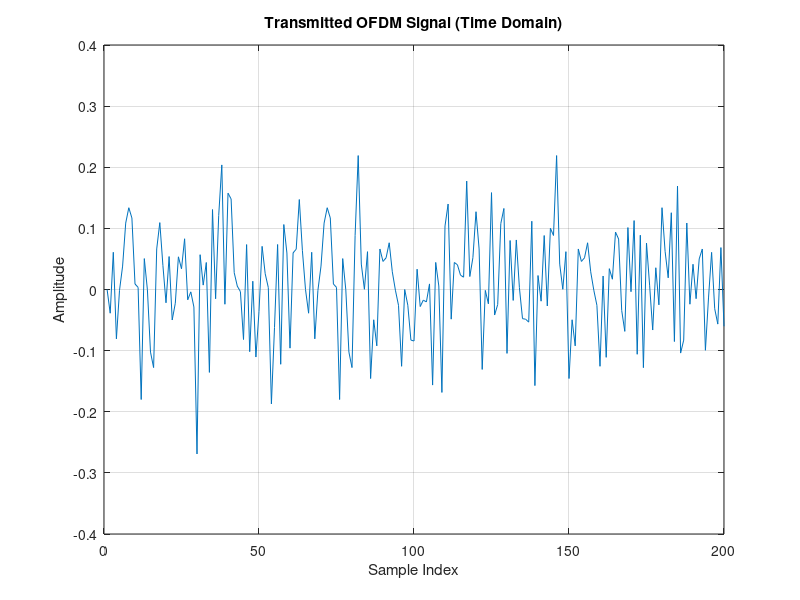
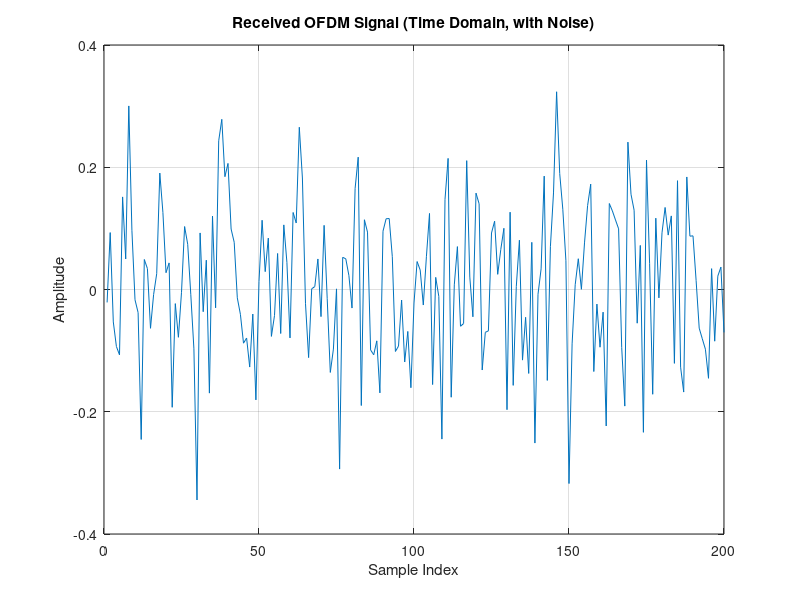
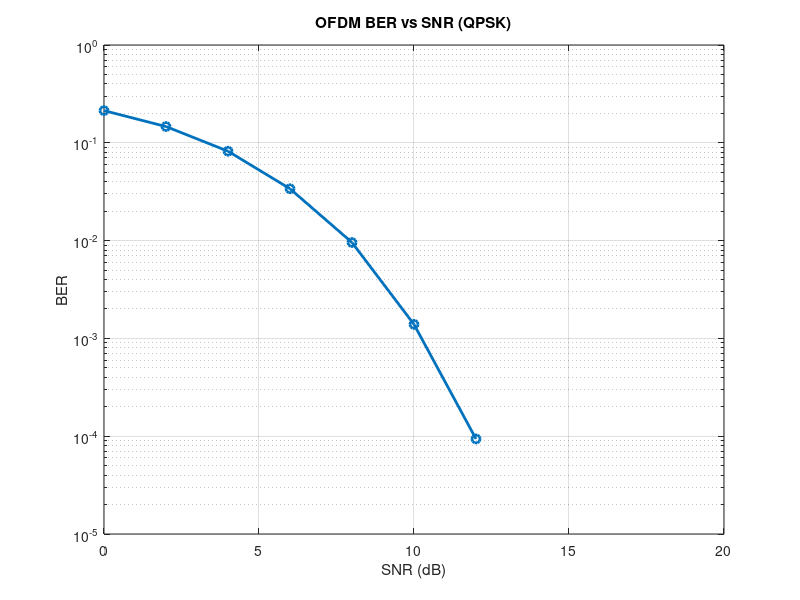

These figures' MATLAB source, in order:
clc; clear; close all;

%% Parameters
N = 64;                 
cp_len = 16;            
numSymbols = 500;       
snr_db = 0:2:20;        

M = 4;                  
k = log2(M);            

%% Generate bits
numBits = numSymbols * N * k;
data_bits = randi([0 1], numBits, 1);

%% QPSK Modulation
data_symbols = bi2de(reshape(data_bits, [], k));
modulated = pskmod(data_symbols, M, pi/4);

%% OFDM framing
ofdm_symbols = reshape(modulated, N, []);

%% IFFT (TX OFDM)
ifft_data = ifft(ofdm_symbols, N);

%% Add Cyclic Prefix
cp = ifft_data(end-cp_len+1:end, :);
tx_signal = [cp; ifft_data];
tx_signal = tx_signal(:);   % Serial signal

%% Plot Transmitted Signal (first 200 samples)
figure;
plot(real(tx_signal(1:200)));
grid on;
title('Transmitted OFDM Signal (Time Domain)');
xlabel('Sample Index');
ylabel('Amplitude');

ber = zeros(length(snr_db),1);

%% Loop over SNR
for i = 1:length(snr_db)
    
    % AWGN Channel
    rx_signal = awgn(tx_signal, snr_db(i), 'measured');
    
    % Store one RX signal for plotting (only first SNR)
    if i == 1
        rx_plot = rx_signal;
    end
    
    % Reshape
    rx_matrix = reshape(rx_signal, N+cp_len, []);
    
    % Remove CP
    rx_no_cp = rx_matrix(cp_len+1:end, :);
    
    % FFT
    fft_data = fft(rx_no_cp, N);
    
    % Demodulation
    rx_symbols = fft_data(:);
    demod_data = pskdemod(rx_symbols, M, pi/4);
    
    % Bits
    rx_bits = de2bi(demod_data, k);
    rx_bits = rx_bits(:);
    
    % BER
    [~, ber(i)] = biterr(data_bits, rx_bits);
end

%% Plot Received Signal (first 200 samples)
figure;
plot(real(rx_plot(1:200)));
grid on;
title('Received OFDM Signal (Time Domain, with Noise)');
xlabel('Sample Index');
ylabel('Amplitude');

%% BER Plot
figure;
semilogy(snr_db, ber, 'o-','LineWidth',2);
grid on;
xlabel('SNR (dB)');
ylabel('BER');
title('OFDM BER vs SNR (QPSK)');
